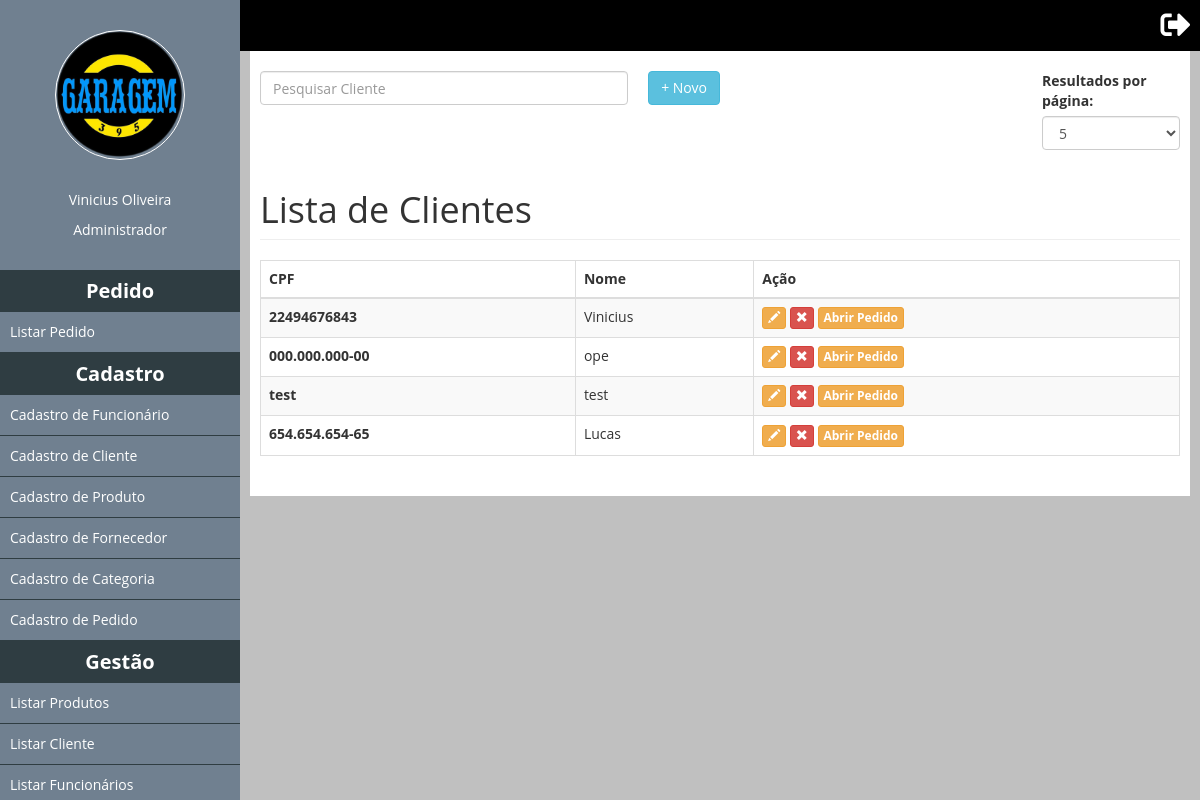
The app's page /ListaClientes (signed in) with its own data.
### tables this page shows
CREATE TABLE IF NOT EXISTS `tb_cliente` (
  `idcliente` int(11) NOT NULL AUTO_INCREMENT,
  `nome` varchar(255) NOT NULL,
  `sobrenome` varchar(255) NOT NULL,
  `cpf` varchar(50) NOT NULL,
  `status` bit(1) NOT NULL,
  PRIMARY KEY (`idcliente`)
);

### classes/Mysql.php (called while the page is built)
<?php
	class Mysql
	{
		private static $pdo;
		public static function conectar(){
			if(self::$pdo == null){
				try{
					self::$pdo = new PDO('mysql:host='.HOST.';dbname='.DATABASE,USER,PASSWORD,array(PDO::MYSQL_ATTR_INIT_COMMAND => 'SET NAMES utf8'));
					self::$pdo->setAttribute(PDO::ATTR_ERRMODE,PDO::ERRMODE_EXCEPTION);
				}catch(Exception $e){
					echo '<h2>Erro ao conectar.</h2>';
				}
			}
			return self::$pdo;
		}
	}
?>

### pages/ListaClientes.php (the view, shortened to what this page needs)
<div style="width: 100%;">
	<div class="left" style="width: 50%;float: left;">
		<input id="pesquisaSlide" class="form-control left" placeholder="Pesquisar Cliente" />
		<a href="<?php echo INCLUDE_PATH;?>CadastroCliente"><button type="button" class="btn btn-info right">+ Novo</button></a>
	</div>
	<div class="right" style="width: 15%;float: right">
		<label for="sel1">Resultados por página:</label>
		<select class="form-control" id="sel1" onchange="pagination(this,'#list-thumbs','#pesquisaSlide')">
				<option value="5">5</option>
		</select>
	</div>
</div>
<h1 class="page-header">Lista de Clientes</h1>
				<div class="table-responsive">
				    <table class="table table-striped table-bordered table-hover" id="list-thumbs">
				      	<thead>
					        <tr>
					          	<th>CPF</th>
					          	<th>Nome</th>
					          	<th>Ação</th>
					        </tr>
				      	</thead>
				      	<tbody>
							<?php
								$clientes = MySql::conectar()->prepare("
									SELECT * FROM `tb_cliente` WHERE status != 0"
								);
								$clientes->execute();
								$clientes = $clientes->fetchAll();
								foreach ($clientes as $key => $value):
							?>
				        <tr>
				          <th><?php echo $value['cpf'];?></th>
				          <td><?php echo $value['nome'];?></td>
				          <td>
				          		<form method="post" style="display: inline-block;" class="teste">
						            <button class="btn btn-warning btn-xs" title="Alterar" data-toggle="modal" data-target="#myModal" type="submit">
					              		<span class="glyphicon glyphicon-pencil" aria-hidden="true"></span>
						            </button>
						        </form>
						        <form method="post" style="display: inline-block;" class="teste">
						            <button class="btn btn-danger btn-xs" title="Remover" type="submit" data-toggle="modal" data-target="#myModal" type="submit">
						              	<span class="glyphicon glyphicon-remove" aria-hidden="true"></span>
						            </button>
					            </form>
					            <a href="<?php echo INCLUDE_PATH;?>ClienteCadastrado?id=<?php echo $value['idcliente'];?>"><button class="btn btn-warning btn-xs" title="Alterar" data-toggle="modal" data-target="#myModal" type="submit">
					              		<strong>Abrir Pedido</strong>
					            </button>
						        </a>
				          </td>
				        </tr>
				    <?php endforeach;?>
				      </tbody>
				    </table>
				</div>
    	</div>
	</div>
</div>

### css/teste.css (style rules this page uses)
* { margin: 0; padding: 0; }
html, body { height: 100%; }
body { overflow-x: hidden; }
.left { float: left; }
.right { float: right; }
a { color: #fff; text-decoration: none; }
#pesquisaSlide { width: 80% !important; }

### css/style.css (style rules this page uses)
* { margin: 0; padding: 0; box-sizing: border-box; font-family: "Open Sans"; }
html, body { height: 100%; background-color: #DCDCDC; }
body { overflow-x: hidden; }

### records on screen
tb_cliente: cpf "22494676843", nome "Vinicius"
tb_cliente: cpf "000.000.000-00", nome "ope"
tb_cliente: cpf "test", nome "test"
tb_cliente: cpf "654.654.654-65", nome "Lucas"

### other values on screen
$_SESSION['name'] "Vinicius Oliveira"
$_SESSION['cargo'] "Administrador"
